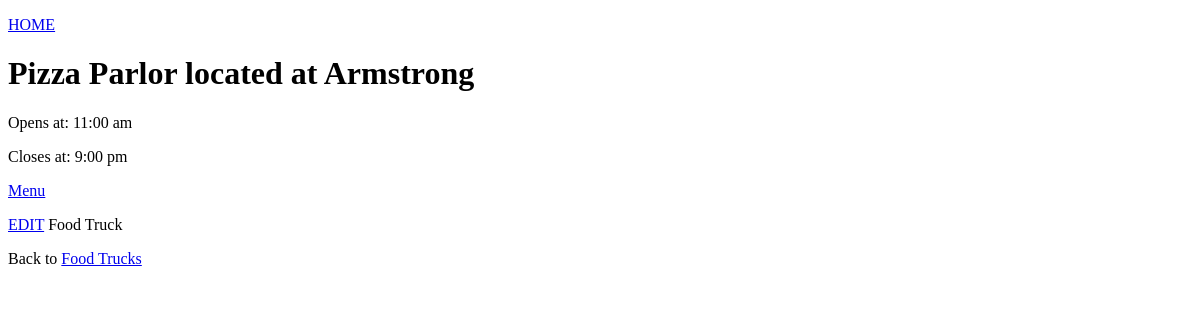
The app's page /trucks/details/2, older data.
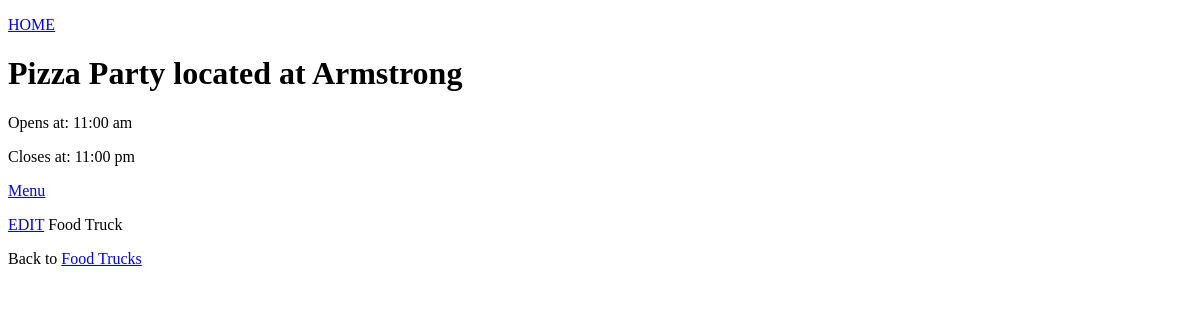
The same page, newer data.
### foodTruck/models.py (models this page shows, shortened)
class FoodTruck(models.Model):
    name = models.CharField(max_length=255)
    location = models.CharField(max_length=255)
    latitude = models.DecimalField(max_digits=7, decimal_places=5)
    longitude = models.DecimalField(max_digits=8, decimal_places=5)
    openTime = models.DecimalField(max_digits=2, decimal_places=0)
    closeTime = models.DecimalField(max_digits=2, decimal_places=0)
    owner = models.ForeignKey(User, on_delete=models.CASCADE)
    indexes = [
        models.Index(fields=['name', 'location']),
    ]

### foodTruck/views.py (the view)
# urls.py: path('trucks/details/<int:id>', views.details, name='details'),
def details(request, id):
    my_food_truck = FoodTruck.objects.get(id=id)
    template = loader.get_template('details.html')
    context = {
        'my_food_truck': my_food_truck,
    }
    return HttpResponse(template.render(context, request))

### foodTruck/templates/details.html (shortened to what this page needs)
{% extends "master.html" %}
{% block content %}
<h1>{{ my_food_truck.name }} located at {{ my_food_truck.location }}</h1>
    <p>Opens at: {{ my_food_truck.openTime }}:00 am</p>
    <p>Closes at: {{ my_food_truck.closeTime }}:00 pm</p>
    <p><a href="/menu/{{ my_food_truck.id }}">Menu</a></p>
    <p><a href="/edit_truck/{{ my_food_truck.id }}">EDIT</a> Food Truck</p>
    <p>Back to <a href="/trucks">Food Trucks</a></p>
{%  endblock %}

### foodTruck/templates/master.html (shortened to what this page needs)
<!DOCTYPE html>
<html lang="en">
<head>
</head>
<body>
<p><a href="/">HOME</a></p>
{% block content %}
{% endblock %}
</body>
</html>

Row changes from the older to the newer data that the page shows:
changed FoodTruck "Armstrong": name "Pizza Parlor" → "Pizza Party"; closeTime "9" → "11"
